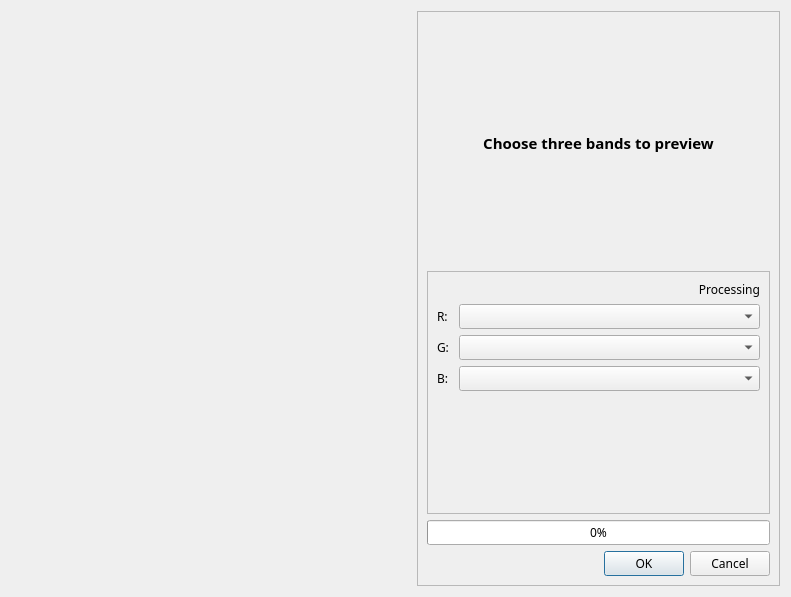
<?xml version="1.0" encoding="UTF-8"?>
<ui version="4.0">
 <class>QBandSelectDialog</class>
 <widget class="QDialog" name="QBandSelectDialog">
  <property name="geometry">
   <rect>
    <x>0</x>
    <y>0</y>
    <width>791</width>
    <height>597</height>
   </rect>
  </property>
  <property name="font">
   <font>
    <family>微软雅黑</family>
   </font>
  </property>
  <property name="windowTitle">
   <string>Preview</string>
  </property>
  <layout class="QHBoxLayout" name="horizontalLayout">
   <item>
    <widget class="QLabel" name="mLabelPreviewImage">
     <property name="sizePolicy">
      <sizepolicy hsizetype="Preferred" vsizetype="Preferred">
       <horstretch>0</horstretch>
       <verstretch>0</verstretch>
      </sizepolicy>
     </property>
     <property name="minimumSize">
      <size>
       <width>400</width>
       <height>400</height>
      </size>
     </property>
     <property name="text">
      <string/>
     </property>
     <property name="scaledContents">
      <bool>true</bool>
     </property>
    </widget>
   </item>
   <item>
    <widget class="QFrame" name="mFrame">
     <property name="frameShape">
      <enum>QFrame::StyledPanel</enum>
     </property>
     <property name="frameShadow">
      <enum>QFrame::Raised</enum>
     </property>
     <layout class="QVBoxLayout" name="verticalLayout">
      <item>
       <widget class="QLabel" name="mLabelStatus">
        <property name="sizePolicy">
         <sizepolicy hsizetype="Minimum" vsizetype="Minimum">
          <horstretch>0</horstretch>
          <verstretch>0</verstretch>
         </sizepolicy>
        </property>
        <property name="font">
         <font>
          <family>微软雅黑</family>
          <pointsize>11</pointsize>
          <weight>75</weight>
          <bold>true</bold>
         </font>
        </property>
        <property name="text">
         <string>Choose three bands to preview</string>
        </property>
        <property name="alignment">
         <set>Qt::AlignCenter</set>
        </property>
       </widget>
      </item>
      <item>
       <widget class="QFrame" name="frame">
        <property name="frameShape">
         <enum>QFrame::StyledPanel</enum>
        </property>
        <property name="frameShadow">
         <enum>QFrame::Raised</enum>
        </property>
        <layout class="QFormLayout" name="formLayout">
         <item row="2" column="0">
          <widget class="QLabel" name="mLabelRed">
           <property name="font">
            <font>
             <family>微软雅黑</family>
            </font>
           </property>
           <property name="text">
            <string>R: </string>
           </property>
          </widget>
         </item>
         <item row="3" column="0">
          <widget class="QLabel" name="mLabelGreen">
           <property name="font">
            <font>
             <family>微软雅黑</family>
            </font>
           </property>
           <property name="text">
            <string>G: </string>
           </property>
          </widget>
         </item>
         <item row="3" column="1">
          <widget class="QComboBox" name="mComboGreen">
           <property name="font">
            <font>
             <family>微软雅黑</family>
            </font>
           </property>
          </widget>
         </item>
         <item row="4" column="0">
          <widget class="QLabel" name="mLabelBlue">
           <property name="font">
            <font>
             <family>微软雅黑</family>
            </font>
           </property>
           <property name="text">
            <string>B: </string>
           </property>
          </widget>
         </item>
         <item row="4" column="1">
          <widget class="QComboBox" name="mComboBlue">
           <property name="font">
            <font>
             <family>微软雅黑</family>
            </font>
           </property>
          </widget>
         </item>
         <item row="2" column="1">
          <widget class="QComboBox" name="mComboRed">
           <property name="font">
            <font>
             <family>微软雅黑</family>
            </font>
           </property>
          </widget>
         </item>
         <item row="0" column="1">
          <widget class="QLabel" name="mLabelInfo">
           <property name="layoutDirection">
            <enum>Qt::LeftToRight</enum>
           </property>
           <property name="text">
            <string>Processing</string>
           </property>
           <property name="alignment">
            <set>Qt::AlignRight|Qt::AlignTrailing|Qt::AlignVCenter</set>
           </property>
          </widget>
         </item>
        </layout>
       </widget>
      </item>
      <item>
       <widget class="QProgressBar" name="mProgressBarBuildOverview">
        <property name="value">
         <number>0</number>
        </property>
       </widget>
      </item>
      <item>
       <widget class="QDialogButtonBox" name="mButtonBox">
        <property name="orientation">
         <enum>Qt::Horizontal</enum>
        </property>
        <property name="standardButtons">
         <set>QDialogButtonBox::Cancel|QDialogButtonBox::Ok</set>
        </property>
       </widget>
      </item>
     </layout>
    </widget>
   </item>
  </layout>
 </widget>
 <resources/>
 <connections>
  <connection>
   <sender>mButtonBox</sender>
   <signal>accepted()</signal>
   <receiver>QBandSelectDialog</receiver>
   <slot>accept()</slot>
   <hints>
    <hint type="sourcelabel">
     <x>248</x>
     <y>254</y>
    </hint>
    <hint type="destinationlabel">
     <x>157</x>
     <y>274</y>
    </hint>
   </hints>
  </connection>
  <connection>
   <sender>mButtonBox</sender>
   <signal>rejected()</signal>
   <receiver>QBandSelectDialog</receiver>
   <slot>reject()</slot>
   <hints>
    <hint type="sourcelabel">
     <x>316</x>
     <y>260</y>
    </hint>
    <hint type="destinationlabel">
     <x>286</x>
     <y>274</y>
    </hint>
   </hints>
  </connection>
 </connections>
</ui>
